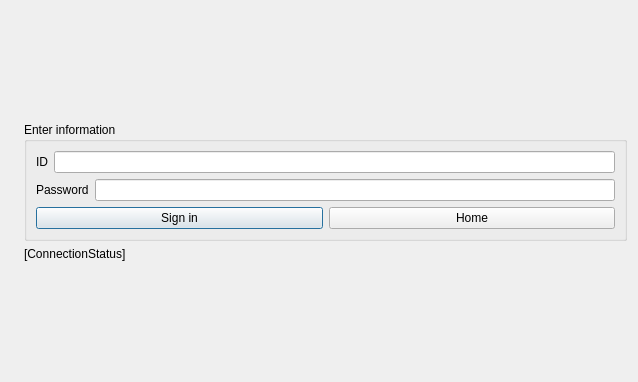
<?xml version="1.0" encoding="UTF-8"?>
<ui version="4.0">
 <class>LoginCoordinator</class>
 <widget class="QDialog" name="LoginCoordinator">
  <property name="geometry">
   <rect>
    <x>0</x>
    <y>0</y>
    <width>638</width>
    <height>382</height>
   </rect>
  </property>
  <property name="windowTitle">
   <string>Coordinator - Login System</string>
  </property>
  <layout class="QGridLayout" name="gridLayout">
   <item row="0" column="0">
    <spacer name="verticalSpacer">
     <property name="orientation">
      <enum>Qt::Vertical</enum>
     </property>
     <property name="sizeHint" stdset="0">
      <size>
       <width>544</width>
       <height>91</height>
      </size>
     </property>
    </spacer>
   </item>
   <item row="1" column="0">
    <layout class="QHBoxLayout" name="horizontalLayout_4">
     <item>
      <widget class="QLabel" name="label_3">
       <property name="text">
        <string/>
       </property>
       <property name="pixmap">
        <pixmap>../../../../../../../../../Downloads/MicrosoftTeams-image (6).png</pixmap>
       </property>
       <property name="scaledContents">
        <bool>true</bool>
       </property>
      </widget>
     </item>
     <item>
      <layout class="QVBoxLayout" name="verticalLayout_4">
       <item>
        <widget class="QGroupBox" name="groupBox">
         <property name="styleSheet">
          <string notr="true">font: 11pt &quot;URW Gothic&quot;;</string>
         </property>
         <property name="title">
          <string>Enter information</string>
         </property>
         <layout class="QVBoxLayout" name="verticalLayout_3">
          <item>
           <layout class="QVBoxLayout" name="verticalLayout_2">
            <item>
             <layout class="QVBoxLayout" name="verticalLayout">
              <item>
               <layout class="QHBoxLayout" name="horizontalLayout">
                <item>
                 <widget class="QLabel" name="label">
                  <property name="text">
                   <string>ID</string>
                  </property>
                 </widget>
                </item>
                <item>
                 <widget class="QLineEdit" name="id_lineEdit"/>
                </item>
               </layout>
              </item>
              <item>
               <layout class="QHBoxLayout" name="horizontalLayout_2">
                <item>
                 <widget class="QLabel" name="label_2">
                  <property name="text">
                   <string>Password</string>
                  </property>
                 </widget>
                </item>
                <item>
                 <widget class="QLineEdit" name="pwd_lineEdit">
                  <property name="echoMode">
                   <enum>QLineEdit::Password</enum>
                  </property>
                 </widget>
                </item>
               </layout>
              </item>
             </layout>
            </item>
            <item>
             <layout class="QHBoxLayout" name="horizontalLayout_3">
              <item>
               <widget class="QPushButton" name="signInButton">
                <property name="text">
                 <string>Sign in</string>
                </property>
               </widget>
              </item>
              <item>
               <widget class="QPushButton" name="homeButton">
                <property name="text">
                 <string>Home</string>
                </property>
               </widget>
              </item>
             </layout>
            </item>
           </layout>
          </item>
         </layout>
        </widget>
       </item>
       <item>
        <widget class="QLabel" name="connectionStatus">
         <property name="text">
          <string>[ConnectionStatus]</string>
         </property>
        </widget>
       </item>
      </layout>
     </item>
    </layout>
   </item>
   <item row="2" column="0">
    <spacer name="verticalSpacer_2">
     <property name="orientation">
      <enum>Qt::Vertical</enum>
     </property>
     <property name="sizeHint" stdset="0">
      <size>
       <width>20</width>
       <height>90</height>
      </size>
     </property>
    </spacer>
   </item>
  </layout>
 </widget>
 <resources/>
 <connections/>
</ui>
